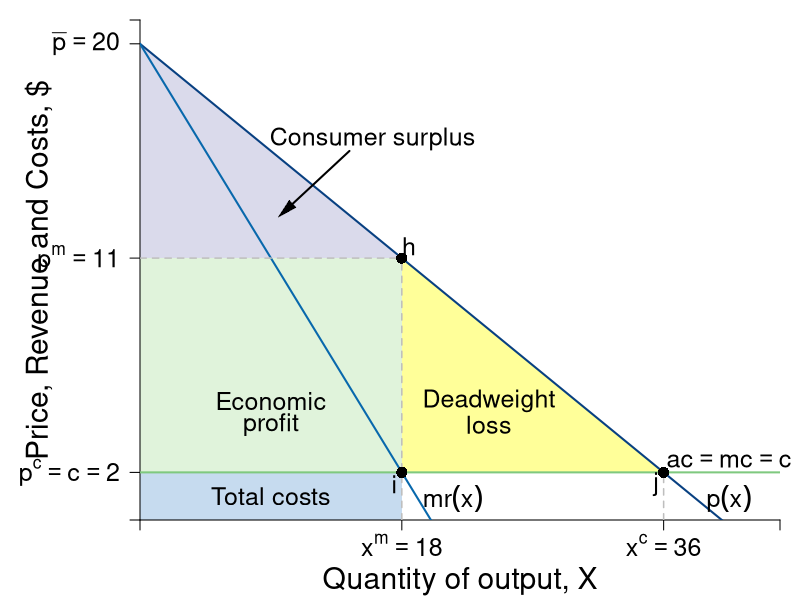

This chart was generated by the following R code:
#Graph Designer: Simon Halliday
#Authors: Bowles, Foley and Halliday
#Title: Coordination, Conflict and Competition: A Text in Microeconomics

require(shape)
pdf(file = "competitionmarkets/monopolist_deadweightloss_v2.pdf", width = 9, height = 7)

#Set parameters for graphics
pointsize <- 1.8
axislabelsize <- 1.8
labelsize <- 1.5
namesize <- 1.8
annotatesize <- 1.5
graphlinewidth <- 2
segmentlinewidth <- 1.5

COL <- c("#7fc97f", "#beaed4", "#fdc086", "#ffff99", "#386cb0", "#f0027f", "#bf5b17", "#666666")
COLA <- c("#e0f3db", "#99d8c9","#66c2a4","#41ae76", "#238b45", "#005824")
COLB <- c("#c6dbef", "#4eb3d3", "#2b8cbe", "#0868ac","#084081")
COLC <- c("#fcfbfd", "#efedf5", "#dadaeb", "#bcbddc", "#9e9ac8", "#807dba", "#6a51a3", "#54278f", "#3f007d")

#Edited the margins to cater for the larger LHS labels
par(mar =  c(4, 7, 1, 1))

AvgRevenue <- function(x, rmax = 20, xmax = 40){
  rmax - (rmax/xmax)*x
}

MRevenue <- function(x, rmax = 20, xmax = 40){
  rmax - 2*(rmax/xmax)*x
}

AvgCost <- function(x, c0 = 2, c1 = 4){
  c0/x + c1
}

xlims <- c(0, 44)
ylims <- c(0, 21)

npts <- 501 
x <- seq(xlims[1], xlims[2], length.out = npts)
y <- seq(ylims[1], ylims[2], length.out = npts) 
a <- c(13, 16.75, 19.25)

plot(0, 0, xlim = xlims, ylim = ylims, type = "n",
     xlab = expression(paste("")),
     ylab = expression(paste("")), 
     xaxt = "n", 
     yaxt = "n", 
     cex.lab = axislabelsize, 
     bty = "n",
     xaxs="i", 
     yaxs="i")

# ticksy <- seq(from = ylims[1], to = ylims[2], by = 1)
# ylabels <- seq(from = ylims[1], to = ylims[2], by = 1)
# ticksx <- seq(from = xlims[1], to = xlims[2], by = 1)
# xlabels <- seq(from = xlims[1], to = xlims[2], by = 1)
ticksy <- c(0, 2, AvgRevenue(x = 18), 20, ylims[2])
#ylabels <- c(NA, expression(paste(p,"*", phantom())), expression(paste(p^{m})), expression(paste(bar(p))))
ylabels <- c(NA, expression(paste(p^c==c, phantom()== 2)), expression(paste(p^{m}==11)), expression(paste(bar(p)==20)), NA)
ticksx <- c(0, 18, 36, xlims[2])
#xlabels <- c(NA, expression(paste(x^{m})), expression(paste(x^{c})), NA)
xlabels <- c(NA, expression(paste(x^{m} == 18)), expression(paste(x^{c}==36)), NA)

npts <- 500 
xx1 <- seq(xlims[1], xlims[2], length.out = npts)
xx3 <- seq(2, 6, length.out = npts)

#Draw the polygon for profit
xpoly1 <- c(0, 18, 18, 0, 0)
ypoly1 <- c(2, 2, AvgRevenue(x = 18), AvgRevenue(x = 18), 18)
polygon(x = xpoly1, y = ypoly1, col=COLA[1], density=NULL, border = NA)

#Draw the polygon for costs
xpoly2 <- c(0, 18, 18, 0, 0)
ypoly2 <- c(0, 0, 2, 2, 2)
polygon(x = xpoly2, y = ypoly2, col=COLB[1], density=NULL, border = NA)

#Draw the polygon for deadweight loss
xpoly3 <- c(18, 18, 36, 18)
ypoly3 <- c(2, AvgRevenue(x = 18), 2, 2)
polygon(x = xpoly3, y = ypoly3, col=COL[4], density=NULL, border = NA)

#Draw the polygon for consumer surplus
xpoly4 <- c(0, 18, 0, 0)
ypoly4 <- c(AvgRevenue(18), AvgRevenue(18), 20, AvgRevenue(18))
polygon(x = xpoly4, y = ypoly4, col=COLC[3], density=NULL, border = NA)

axis(1, at = ticksx, pos = 0, labels = xlabels, cex.axis = labelsize)
axis(2, at = ticksy, pos = 0, labels = ylabels, las = 1, cex.axis = labelsize)

#lines(xx1, bcA(xx1, w = 10, p = 1.5), col = COLB[3], lwd = graphlinewidth)
lines(xx1, AvgRevenue(xx1, rmax = 20, xmax = 40), col = COLB[5], lwd = graphlinewidth)
lines(xx1, MRevenue(xx1, rmax = 20, xmax = 40), col = COLB[4], lwd = graphlinewidth)
#lines(xx1, AvgCost(xx1, c0 = 2, c1 = 4), col = COLA[5], lwd = graphlinewidth)

#Label the axes
mtext(expression(paste("Quantity of output, ", X)), side=1, line = 3, cex = axislabelsize)
text(-7, 0.5*ylims[2], expression(paste("Price, Revenue and Costs, $")), xpd = TRUE, cex = axislabelsize, srt = 90) 

#Label curves
text(40.5, 2.5, expression(paste(ac == mc, phantom() == c)), cex = labelsize, xpd = TRUE)
text(40.5, 0.9, expression(paste(p(x))), cex = labelsize)
text(21.5, 0.9, expression(paste(mr(x))), cex = labelsize)


#Draw segments for total costs
segments(0, AvgRevenue(x = 18), 18, AvgRevenue(x = 18), lty = 2, col = "gray" , lwd = segmentlinewidth)
segments(18, 0, 18, AvgRevenue(x = 18), lty = 2, col = "gray" , lwd = segmentlinewidth)

#Marginal costs
segments(0, 2, xlims[2], 2, lty = 1, col = COL[1] , lwd = graphlinewidth)

#Segment for many firms comparison
segments(36, 0, 36, 2, lty = 2, col = "gray" , lwd = segmentlinewidth)

#Label Points for comparison
points(18, MRevenue(x = 18), pch = 16, col = "black", cex = 1.5)
text(18 -0.5, MRevenue(x = 18) - 0.5, expression(i), cex = labelsize)

points(18, AvgRevenue(x = 18), pch = 16, col = "black", cex = 1.5)
text(18 + 0.5, AvgRevenue(x = 18) + 0.5, expression(h), cex = labelsize)

#Label Points for comparison
points(36, AvgRevenue(x = 36), pch = 16, col = "black", cex = 1.5)
text(36 -0.5, AvgRevenue(x = 36) - 0.5, expression(j), cex = labelsize)

# Arrow to Consumer surplus
text(16, 16, expression(paste("Consumer surplus")), cex = labelsize)
Arrows(14.4, 15.5, 10, 13, col = "black", lty = 1, lwd = 2, arr.type = "triangle", arr.lwd = 0.5)

#Labels cost and profit areas
text(9, 1, expression("Total costs"), cex = labelsize)
text(9, 5, expression("Economic"), cex = labelsize)
text(9, 4, expression("profit"), cex = labelsize)
text(24, 5, expression(paste("Deadweight")), cex = labelsize)
text(24, 4, expression(paste("loss")), cex = labelsize)

#text(9, 7, expression(paste(dwl(x) == frac(1,2)*(p^{m} - c)*(x^{c} - x^{m}))), cex = labelsize)
#Arrows(7.4, 6.5, 5.4, 5, col = "black", lty = 1, lwd = 2, arr.type = "triangle", arr.lwd = 0.5)



dev.off()
